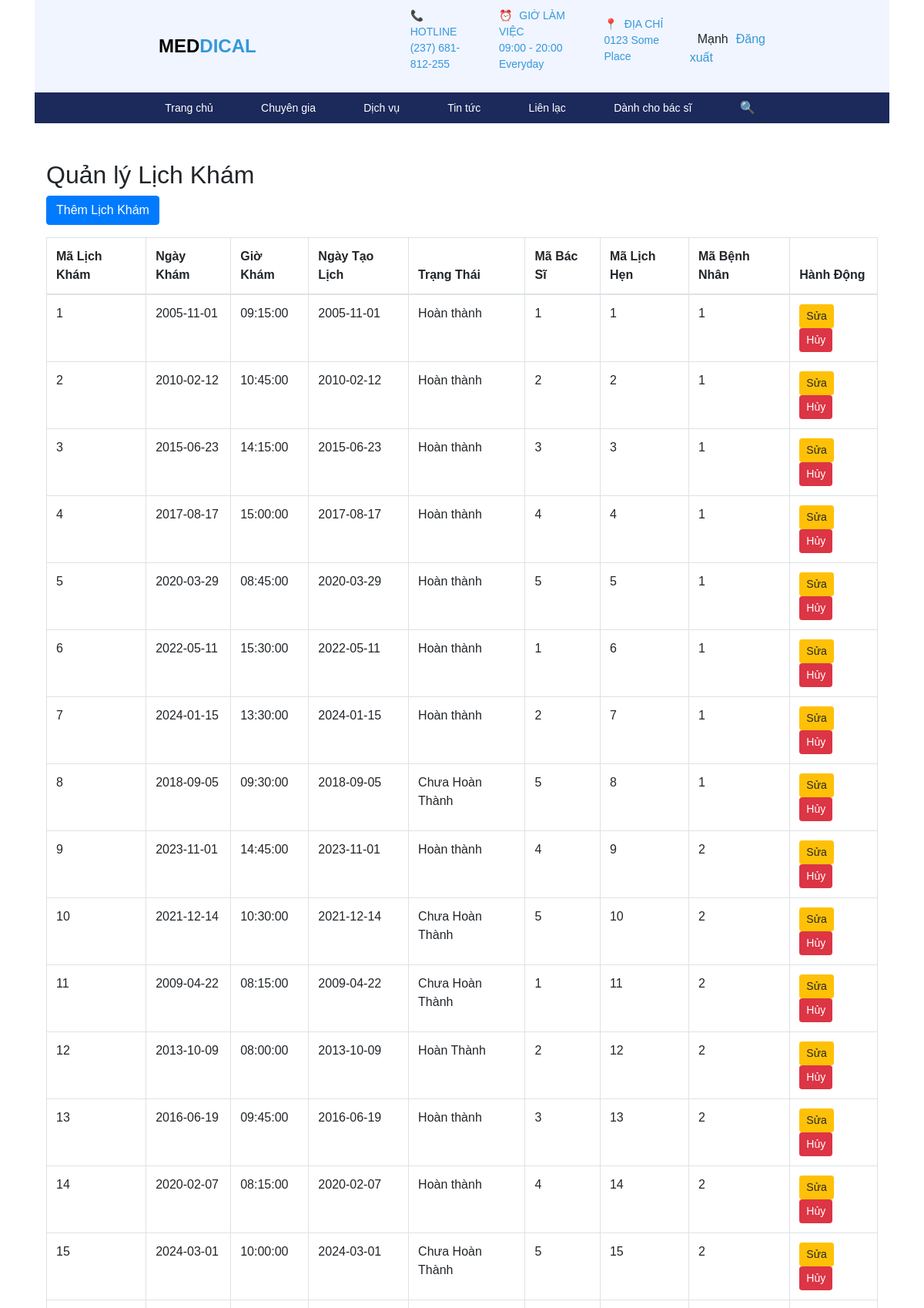
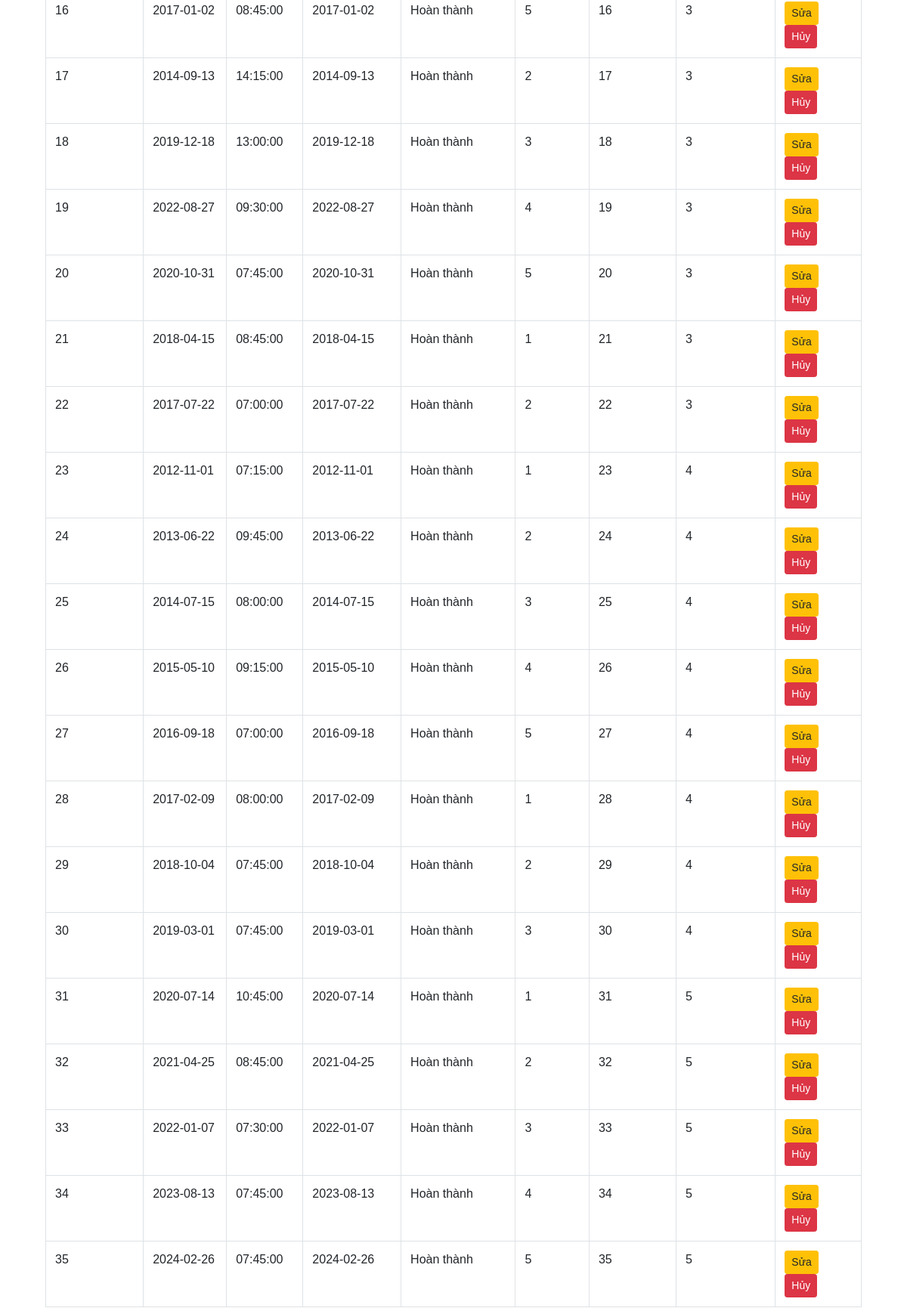
The page /php/QuanLy/quan_li_lich_kham.php (signed in, upper part) on the database its author committed (2 pictures, top to bottom).
### tables this page shows
CREATE TABLE `lichkham` (
  `maLichKham` int(11) NOT NULL,
  `ngayKham` date DEFAULT NULL,
  `gioKham` time DEFAULT NULL,
  `ngayTaoLich` date DEFAULT NULL,
  `trangThai` varchar(255) NOT NULL,
  `maBacSi` int(11) NOT NULL,
  `maLichHen` int(11) NOT NULL,
  `maBenhNhan` int(11) NOT NULL
);

### php/QuanLy/quan_li_lich_kham.php (the view, shortened to what this page needs)
<?php include '../layout/header.php'; ?>
<?php
$servername = "localhost";
$username = "root";
$password = "";
$dbname = "benhvien";
$conn = new mysqli($servername, $username, $password, $dbname);
$sql = "SELECT * FROM lichkham";
$result = $conn->query($sql);
?>
<!DOCTYPE html>
<html lang="vi">
<head>
    <link rel="stylesheet" href="https://cdn.jsdelivr.net/npm/bootstrap@4.5.2/dist/css/bootstrap.min.css">
</head>
<body>
<div class="container mt-5">
    <h2>Quản lý Lịch Khám</h2>
    <button class="btn btn-primary mb-3" data-toggle="modal" data-target="#addAppointmentModal">Thêm Lịch Khám</button>
    <table class="table table-bordered">
        <thead>
        <tr>
            <th>Mã Lịch Khám</th>
            <th>Ngày Khám</th>
            <th>Giờ Khám</th>
            <th>Ngày Tạo Lịch</th>
            <th>Trạng Thái</th>
            <th>Mã Bác Sĩ</th>
            <th>Mã Lịch Hẹn</th>
            <th>Mã Bệnh Nhân</th>
            <th>Hành Động</th>
        </tr>
        </thead>
        <tbody>
        <?php while ($row = $result->fetch_assoc()) { ?>
            <tr>
                <td><?= $row['maLichKham'] ?></td>
                <td><?= $row['ngayKham'] ?></td>
                <td><?= $row['gioKham'] ?></td>
                <td><?= $row['ngayTaoLich'] ?></td>
                <td><?= $row['trangThai'] ?></td>
                <td><?= $row['maBacSi'] ?></td>
                <td><?= $row['maLichHen'] ?></td>
                <td><?= $row['maBenhNhan'] ?></td>
                <td>
                    <button class="btn btn-warning btn-sm edit-btn" data-id="<?= $row['maLichKham'] ?>" data-toggle="modal" data-target="#editAppointmentModal">Sửa</button>
                    <a href="?action=delete&id=<?= $row['maLichKham'] ?>" class="btn btn-danger btn-sm">Hủy</a>
                </td>
            </tr>
        <?php } ?>
        </tbody>
    </table>
</div>
</body>
</html>
<?php include '../layout/footer.php'; ?>

### css/mau.css (style rules this page uses)
* { box-sizing: border-box; margin: 0px auto; font-family: Arial, sans-serif; }
.container { width: 100%; height: auto; }

### rows shown on the page
lichkham: maLichKham "1", ngayKham "2005-11-01", gioKham "09:15:00", ngayTaoLich "2005-11-01", trangThai "Hoàn thành", maBacSi "1", maLichHen "1", maBenhNhan "1"
lichkham: maLichKham "2", ngayKham "2010-02-12", gioKham "10:45:00", ngayTaoLich "2010-02-12", trangThai "Hoàn thành", maBacSi "2", maLichHen "2", maBenhNhan "1"
lichkham: maLichKham "3", ngayKham "2015-06-23", gioKham "14:15:00", ngayTaoLich "2015-06-23", trangThai "Hoàn thành", maBacSi "3", maLichHen "3", maBenhNhan "1"
lichkham: maLichKham "4", ngayKham "2017-08-17", gioKham "15:00:00", ngayTaoLich "2017-08-17", trangThai "Hoàn thành", maBacSi "4", maLichHen "4", maBenhNhan "1"
lichkham: maLichKham "5", ngayKham "2020-03-29", gioKham "08:45:00", ngayTaoLich "2020-03-29", trangThai "Hoàn thành", maBacSi "5", maLichHen "5", maBenhNhan "1"
lichkham: maLichKham "6", ngayKham "2022-05-11", gioKham "15:30:00", ngayTaoLich "2022-05-11", trangThai "Hoàn thành", maBacSi "1", maLichHen "6", maBenhNhan "1"
lichkham: maLichKham "7", ngayKham "2024-01-15", gioKham "13:30:00", ngayTaoLich "2024-01-15", trangThai "Hoàn thành", maBacSi "2", maLichHen "7", maBenhNhan "1"
lichkham: maLichKham "8", ngayKham "2018-09-05", gioKham "09:30:00", ngayTaoLich "2018-09-05", trangThai "Chưa Hoàn Thành", maBacSi "5", maLichHen "8", maBenhNhan "1"
lichkham: maLichKham "9", ngayKham "2023-11-01", gioKham "14:45:00", ngayTaoLich "2023-11-01", trangThai "Hoàn thành", maBacSi "4", maLichHen "9", maBenhNhan "2"
lichkham: maLichKham "10", ngayKham "2021-12-14", gioKham "10:30:00", ngayTaoLich "2021-12-14", trangThai "Chưa Hoàn Thành", maBacSi "5", maLichHen "10", maBenhNhan "2"
lichkham: maLichKham "11", ngayKham "2009-04-22", gioKham "08:15:00", ngayTaoLich "2009-04-22", trangThai "Chưa Hoàn Thành", maBacSi "1", maLichHen "11", maBenhNhan "2"
lichkham: maLichKham "12", ngayKham "2013-10-09", gioKham "08:00:00", ngayTaoLich "2013-10-09", trangThai "Hoàn Thành", maBacSi "2", maLichHen "12", maBenhNhan "2"
lichkham: maLichKham "13", ngayKham "2016-06-19", gioKham "09:45:00", ngayTaoLich "2016-06-19", trangThai "Hoàn thành", maBacSi "3", maLichHen "13", maBenhNhan "2"
lichkham: maLichKham "14", ngayKham "2020-02-07", gioKham "08:15:00", ngayTaoLich "2020-02-07", trangThai "Hoàn thành", maBacSi "4", maLichHen "14", maBenhNhan "2"
lichkham: maLichKham "15", ngayKham "2024-03-01", gioKham "10:00:00", ngayTaoLich "2024-03-01", trangThai "Chưa Hoàn Thành", maBacSi "5", maLichHen "15", maBenhNhan "2"
lichkham: maLichKham "16", ngayKham "2017-01-02", gioKham "08:45:00", ngayTaoLich "2017-01-02", trangThai "Hoàn thành", maBacSi "5", maLichHen "16", maBenhNhan "3"
lichkham: maLichKham "17", ngayKham "2014-09-13", gioKham "14:15:00", ngayTaoLich "2014-09-13", trangThai "Hoàn thành", maBacSi "2", maLichHen "17", maBenhNhan "3"
lichkham: maLichKham "18", ngayKham "2019-12-18", gioKham "13:00:00", ngayTaoLich "2019-12-18", trangThai "Hoàn thành", maBacSi "3", maLichHen "18", maBenhNhan "3"
lichkham: maLichKham "19", ngayKham "2022-08-27", gioKham "09:30:00", ngayTaoLich "2022-08-27", trangThai "Hoàn thành", maBacSi "4", maLichHen "19", maBenhNhan "3"
lichkham: maLichKham "20", ngayKham "2020-10-31", gioKham "07:45:00", ngayTaoLich "2020-10-31", trangThai "Hoàn thành", maBacSi "5", maLichHen "20", maBenhNhan "3"
lichkham: maLichKham "21", ngayKham "2018-04-15", gioKham "08:45:00", ngayTaoLich "2018-04-15", trangThai "Hoàn thành", maBacSi "1", maLichHen "21", maBenhNhan "3"
lichkham: maLichKham "22", ngayKham "2017-07-22", gioKham "07:00:00", ngayTaoLich "2017-07-22", trangThai "Hoàn thành", maBacSi "2", maLichHen "22", maBenhNhan "3"
lichkham: maLichKham "23", ngayKham "2012-11-01", gioKham "07:15:00", ngayTaoLich "2012-11-01", trangThai "Hoàn thành", maBacSi "1", maLichHen "23", maBenhNhan "4"
lichkham: maLichKham "24", ngayKham "2013-06-22", gioKham "09:45:00", ngayTaoLich "2013-06-22", trangThai "Hoàn thành", maBacSi "2", maLichHen "24", maBenhNhan "4"
lichkham: maLichKham "25", ngayKham "2014-07-15", gioKham "08:00:00", ngayTaoLich "2014-07-15", trangThai "Hoàn thành", maBacSi "3", maLichHen "25", maBenhNhan "4"
lichkham: maLichKham "26", ngayKham "2015-05-10", gioKham "09:15:00", ngayTaoLich "2015-05-10", trangThai "Hoàn thành", maBacSi "4", maLichHen "26", maBenhNhan "4"
lichkham: maLichKham "27", ngayKham "2016-09-18", gioKham "07:00:00", ngayTaoLich "2016-09-18", trangThai "Hoàn thành", maBacSi "5", maLichHen "27", maBenhNhan "4"
lichkham: maLichKham "28", ngayKham "2017-02-09", gioKham "08:00:00", ngayTaoLich "2017-02-09", trangThai "Hoàn thành", maBacSi "1", maLichHen "28", maBenhNhan "4"
lichkham: maLichKham "29", ngayKham "2018-10-04", gioKham "07:45:00", ngayTaoLich "2018-10-04", trangThai "Hoàn thành", maBacSi "2", maLichHen "29", maBenhNhan "4"
lichkham: maLichKham "30", ngayKham "2019-03-01", gioKham "07:45:00", ngayTaoLich "2019-03-01", trangThai "Hoàn thành", maBacSi "3", maLichHen "30", maBenhNhan "4"
lichkham: maLichKham "31", ngayKham "2020-07-14", gioKham "10:45:00", ngayTaoLich "2020-07-14", trangThai "Hoàn thành", maBacSi "1", maLichHen "31", maBenhNhan "5"
lichkham: maLichKham "32", ngayKham "2021-04-25", gioKham "08:45:00", ngayTaoLich "2021-04-25", trangThai "Hoàn thành", maBacSi "2", maLichHen "32", maBenhNhan "5"
lichkham: maLichKham "33", ngayKham "2022-01-07", gioKham "07:30:00", ngayTaoLich "2022-01-07", trangThai "Hoàn thành", maBacSi "3", maLichHen "33", maBenhNhan "5"
lichkham: maLichKham "34", ngayKham "2023-08-13", gioKham "07:45:00", ngayTaoLich "2023-08-13", trangThai "Hoàn thành", maBacSi "4", maLichHen "34", maBenhNhan "5"
lichkham: maLichKham "35", ngayKham "2024-02-26", gioKham "07:45:00", ngayTaoLich "2024-02-26", trangThai "Hoàn thành", maBacSi "5", maLichHen "35", maBenhNhan "5"

### other values the page prints
$ten "Mạnh"
